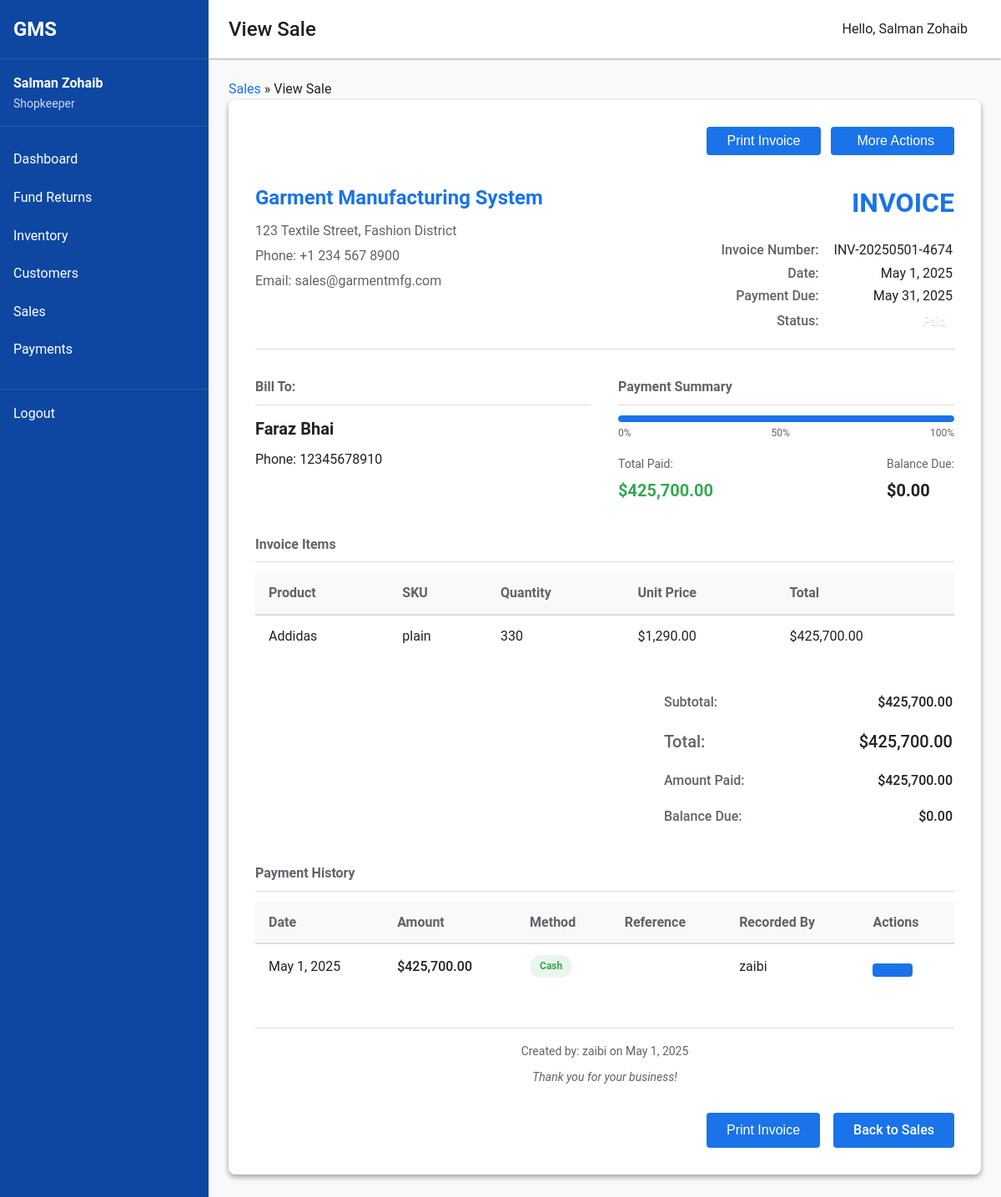
The app's page /shopkeeper/view-sale.php?id=10 (signed in) with its own data.
### tables this page shows
CREATE TABLE `sales` (
  `id` int(11) NOT NULL,
  `invoice_number` varchar(50) NOT NULL,
  `customer_id` int(11) NOT NULL,
  `sale_date` date NOT NULL,
  `total_amount` decimal(10,2) NOT NULL,
  `discount_amount` decimal(10,2) DEFAULT 0.00,
  `tax_amount` decimal(10,2) DEFAULT 0.00,
  `shipping_cost` decimal(10,2) DEFAULT 0.00,
  `net_amount` decimal(10,2) NOT NULL,
  `payment_status` enum('unpaid','partial','paid') DEFAULT 'unpaid',
  `payment_due_date` date DEFAULT NULL,
  `notes` text DEFAULT NULL,
  `created_by` int(11) NOT NULL,
  `created_at` timestamp NULL DEFAULT current_timestamp(),
  `updated_at` timestamp NULL DEFAULT current_timestamp() ON UPDATE current_timestamp()
);

CREATE TABLE `customers` (
  `id` int(11) NOT NULL,
  `name` varchar(100) NOT NULL,
  `contact_person` varchar(100) DEFAULT NULL,
  `phone` varchar(20) DEFAULT NULL,
  `email` varchar(100) DEFAULT NULL,
  `address` text DEFAULT NULL,
  `created_by` int(11) NOT NULL,
  `created_at` timestamp NULL DEFAULT current_timestamp(),
  `updated_at` timestamp NULL DEFAULT current_timestamp() ON UPDATE current_timestamp()
);

CREATE TABLE `payments` (
  `id` int(11) NOT NULL,
  `sale_id` int(11) NOT NULL,
  `amount` decimal(10,2) NOT NULL,
  `payment_date` date NOT NULL,
  `payment_method` enum('cash','bank_transfer','check','other') NOT NULL,
  `reference_number` varchar(50) DEFAULT NULL,
  `notes` text DEFAULT NULL,
  `recorded_by` int(11) NOT NULL,
  `created_at` timestamp NULL DEFAULT current_timestamp()
);

CREATE TABLE `sale_items` (
  `id` int(11) NOT NULL,
  `sale_id` int(11) NOT NULL,
  `product_id` int(11) NOT NULL,
  `quantity` int(11) NOT NULL,
  `unit_price` decimal(10,2) NOT NULL,
  `total_price` decimal(10,2) NOT NULL
);

CREATE TABLE `products` (
  `id` int(11) NOT NULL,
  `name` varchar(100) NOT NULL,
  `description` text DEFAULT NULL,
  `sku` varchar(50) DEFAULT NULL,
  `category` varchar(50) DEFAULT NULL,
  `created_by` int(11) NOT NULL,
  `created_at` timestamp NULL DEFAULT current_timestamp(),
  `updated_at` timestamp NULL DEFAULT current_timestamp() ON UPDATE current_timestamp()
);

CREATE TABLE `users` (
  `id` int(11) NOT NULL,
  `username` varchar(50) NOT NULL,
  `password` varchar(255) NOT NULL,
  `full_name` varchar(100) NOT NULL,
  `email` varchar(100) NOT NULL,
  `role` enum('owner','incharge','shopkeeper') NOT NULL,
  `phone` varchar(20) DEFAULT NULL,
  `is_active` tinyint(1) DEFAULT 1,
  `created_at` timestamp NULL DEFAULT current_timestamp(),
  `updated_at` timestamp NULL DEFAULT current_timestamp() ON UPDATE current_timestamp()
);

### shopkeeper/view-sale.php (the view, shortened to what this page needs)
<?php
include_once '../includes/header.php';
$database = new Database();
$db = $database->getConnection();
$sale_id = $_GET['id'];
try {
    $query = "SELECT s.*, c.name as customer_name, c.contact_person, c.phone, c.email, c.address,
              u.username as created_by_user
              FROM sales s
              JOIN customers c ON s.customer_id = c.id
              JOIN users u ON s.created_by = u.id
              WHERE s.id = ?";
    $stmt = $db->prepare($query);
    $stmt->bindParam(1, $sale_id);
    $stmt->execute();
    $sale = $stmt->fetch(PDO::FETCH_ASSOC);
    $items_query = "SELECT si.*, p.name as product_name, p.sku
                    FROM sale_items si
                    JOIN products p ON si.product_id = p.id
                    WHERE si.sale_id = ?";
    $items_stmt = $db->prepare($items_query);
    $items_stmt->bindParam(1, $sale_id);
    $items_stmt->execute();
    $items = $items_stmt->fetchAll(PDO::FETCH_ASSOC);
    $payments_query = "SELECT p.*, u.username as recorded_by_user
                      FROM payments p
                      JOIN users u ON p.recorded_by = u.id
                      WHERE p.sale_id = ?
                      ORDER BY p.payment_date DESC";
    $payments_stmt = $db->prepare($payments_query);
    $payments_stmt->bindParam(1, $sale_id);
    $payments_stmt->execute();
    $payments = $payments_stmt->fetchAll(PDO::FETCH_ASSOC);
    $total_paid = array_reduce($payments, function($carry, $payment) {
        return $carry + $payment['amount'];
    }, 0);
    $balance = $sale['net_amount'] - $total_paid;
    $status_class = 'status-' . $sale['payment_status'];
    $today = new DateTime();
    $due_date = new DateTime($sale['payment_due_date']);
    $is_overdue = ($sale['payment_status'] !== 'paid' && $today > $due_date);
} catch(PDOException $e) {
    $_SESSION['error_message'] = "Database error: " . $e->getMessage();
    header('Location: sales.php');
    exit;
}
?>
<div class="breadcrumb">
    <a href="sales.php">Sales</a> &raquo; View Sale
</div>
<div class="invoice-container">
    <div class="invoice-actions-top">
        <button id="printInvoiceBtn" class="button secondary">
            <i class="fas fa-print"></i> Print Invoice
        </button>
        <div class="dropdown">
            <button class="button secondary dropdown-toggle">
                <i class="fas fa-ellipsis-v"></i> More Actions
            </button>
        </div>
    </div>
    <div class="invoice-header">
        <div class="company-info">
            <h2>Garment Manufacturing System</h2>
            <p>123 Textile Street, Fashion District</p>
            <p>Phone: +1 234 567 8900</p>
            <p>Email: sales@garmentmfg.com</p>
        </div>
        <div class="invoice-info">
            <h1>INVOICE</h1>
            <table>
                <tr>
                    <th>Invoice Number:</th>
                    <td><?php echo htmlspecialchars($sale['invoice_number']); ?></td>
                </tr>
                <tr>
                    <th>Date:</th>
                    <td><?php echo date('F j, Y', strtotime($sale['sale_date'])); ?></td>
                </tr>
                <tr>
                    <th>Payment Due:</th>
                    <td class="<?php echo $is_overdue ? 'overdue-date' : ''; ?>">
                        <?php echo date('F j, Y', strtotime($sale['payment_due_date'])); ?>
                    </td>
                </tr>
                <tr>
                    <th>Status:</th>
                    <td>
                        <span class="status-badge <?php echo $status_class; ?>">
                            <?php echo ucfirst($sale['payment_status']); ?>
                        </span>
                    </td>
                </tr>
            </table>
        </div>
    </div>
    <div class="invoice-addresses">
        <div class="billing-address">
            <h3>Bill To:</h3>
            <p class="customer-name"><?php echo htmlspecialchars($sale['customer_name']); ?></p>
            <?php if (!empty($sale['phone'])): ?>
            <p>Phone: <?php echo htmlspecialchars($sale['phone']); ?></p>
            <?php endif; ?>
        </div>
        <div class="payment-summary">
            <h3>Payment Summary</h3>
            <div class="payment-progress">
                <div class="progress-bar">
                    <div class="progress-fill" style="width: <?php echo $sale['net_amount'] > 0 ? ($total_paid / $sale['net_amount'] * 100) : 0; ?>%"></div>
                </div>
                <div class="progress-labels">
                    <span>0%</span>
                    <span>50%</span>
                    <span>100%</span>
                </div>
            </div>
            <div class="payment-stats">
                <div class="payment-stat">
                    <span class="stat-label">Total Paid:</span>
                    <span class="stat-value paid-amount">$<?php echo number_format($total_paid, 2); ?></span>
                </div>
                <div class="payment-stat">
                    <span class="stat-label">Balance Due:</span>
                    <span class="stat-value balance-amount <?php echo $balance > 0 ? 'outstanding' : ''; ?>">
                        $<?php echo number_format($balance, 2); ?>
                    </span>
                </div>
            </div>
        </div>
    </div>
    <div class="invoice-items">
        <h3>Invoice Items</h3>
        <div class="table-responsive">
            <table class="data-table">
                <thead>
                    <tr>
                        <th>Product</th>
                        <th>SKU</th>
                        <th>Quantity</th>
                        <th>Unit Price</th>
                        <th>Total</th>
                    </tr>
                </thead>
                <tbody>
                    <?php foreach($items as $item): ?>
                    <tr>
                        <td><?php echo htmlspecialchars($item['product_name']); ?></td>
                        <td><?php echo htmlspecialchars($item['sku']); ?></td>
                        <td><?php echo $item['quantity']; ?></td>
                        <td>$<?php echo number_format($item['unit_price'], 2); ?></td>
                        <td>$<?php echo number_format($item['total_price'], 2); ?></td>
                    </tr>
                    <?php endforeach; ?>
                </tbody>
            </table>
        </div>
    </div>
    <div class="invoice-summary">
        <div class="summary-table">
            <table>
                <tr>
                    <th>Subtotal:</th>
                    <td>$<?php echo number_format($sale['total_amount'], 2); ?></td>
                </tr>
                <tr class="total-row">
                    <th>Total:</th>
                    <td>$<?php echo number_format($sale['net_amount'], 2); ?></td>
                </tr>
                <tr>
                    <th>Amount Paid:</th>
                    <td>$<?php echo number_format($total_paid, 2); ?></td>
                </tr>
                <tr class="balance-row <?php echo $balance > 0 ? 'outstanding-balance' : ''; ?>">
                    <th>Balance Due:</th>
                    <td>$<?php echo number_format($balance, 2); ?></td>
                </tr>
            </table>
        </div>
    </div>
    <div class="invoice-payments">
        <h3>Payment History</h3>
        <?php if(empty($payments)): ?>
        <div class="empty-state small">
            <div class="empty-state-icon">
                <i class="fas fa-money-bill-wave"></i>
            </div>
            <p>No payments recorded yet.</p>
            <?php if($balance > 0): ?>
            <a href="add-payment.php?sale_id=<?php echo $sale_id; ?>" class="button small">Record First Payment</a>
            <?php endif; ?>
        </div>
        <?php else: ?>
        <div class="table-responsive">
            <table class="data-table">
                <thead>
                                   <tr>
                    <th>Date</th>
                    <th>Amount</th>
                    <th>Method</th>
                    <th>Reference</th>
                    <th>Recorded By</th>
                    <th>Actions</th>
                </tr>
            </thead>
            <tbody>
                <?php foreach($payments as $payment): ?>
                <tr>
                    <td data-label="Date"><?php echo date('M j, Y', strtotime($payment['payment_date'])); ?></td>
                    <td data-label="Amount" class="amount-cell">$<?php echo number_format($payment['amount'], 2); ?></td>
                    <td data-label="Method">
                        <span class="method-badge method-<?php echo strtolower(str_replace('_', '-', $payment['payment_method'])); ?>">
                            <?php echo ucfirst(str_replace('_', ' ', $payment['payment_method'])); ?>
                        </span>
                    </td>
                    <td data-label="Reference"><?php echo htmlspecialchars($payment['reference_number'] ?? '-'); ?></td>
                    <td data-label="Recorded By"><?php echo htmlspecialchars($payment['recorded_by_user']); ?></td>
                    <td>
                        <button class="button small view-payment"
                                data-id="<?php echo $payment['id']; ?>"
                                data-amount="<?php echo number_format($payment['amount'], 2); ?>"
                                data-method="<?php echo htmlspecialchars($payment['payment_method']); ?>"
                                data-reference="<?php echo htmlspecialchars($payment['reference_number'] ?: '-'); ?>"
                                data-date="<?php echo date('M j, Y', strtotime($payment['payment_date'])); ?>"
                                data-notes="<?php echo htmlspecialchars($payment['notes'] ?: ''); ?>"
                                aria-label="View payment details">
                        </button>
                    </td>
                </tr>
                <?php endforeach; ?>
            </tbody>
        </table>
        </div>
        <?php endif; ?>
    </div>
    <div class="invoice-footer">
        <p>Created by: <?php echo htmlspecialchars($sale['created_by_user']); ?> on <?php echo date('F j, Y', strtotime($sale['created_at'])); ?></p>
        <p class="footer-note">Thank you for your business!</p>
    </div>
    <div class="invoice-actions">
        <button id="printInvoiceBtn2" class="button secondary">
            <i class="fas fa-print"></i> Print Invoice
        </button>
        <a href="sales.php" class="button tertiary">
            <i class="fas fa-arrow-left"></i> Back to Sales
        </a>
    </div>
</div>

### assets/css/style.css (style rules this page uses)
:root { --primary: #1a73e8; --primary-dark: #0d47a1; --secondary: #5f6368; --accent: #fbbc04; --success: #34a853; --warning: #fbbc04; --error: #ea4335; --background: #ffffff; --surface: #f8f9fa; --border: #dadce0; --text-primary: #202124; --text-secondary: #5f6368; --font-family: 'Roboto', 'Segoe UI', Arial, sans-serif; --font-size-sm: 0.875rem; --font-size-md: 1rem; --font-size-lg: 1.25rem; --font-size-xl: 1.5rem; --spacing-xs: 0.25rem; --spacing-sm: 0.5rem; --spacing-md: 1rem; --spacing-lg: 1.5rem; --spacing-xl: 2rem; --border-radius-sm: 0.25rem; --border-radius-md: 0.5rem; --border-radius-lg: 1rem; --shadow-sm: 0 1px 3px rgba(0,0,0,0.12), 0 1px 2px rgba(0,0,0,0.24); --shadow-md: 0 3px 6px rgba(0,0,0,0.16), 0 3px 6px rgba(0,0,0,0.23); --shadow-lg: 0 10px 20px rgba(0,0,0,0.19), 0 6px 6px rgba(0,0,0,0.23); }
* { margin: 0; padding: 0; box-sizing: border-box; }
body { font-family: var(--font-family); font-size: var(--font-size-md); color: var(--text-primary); background-color: var(--surface); line-height: 1.6; }
a { color: var(--primary); text-decoration: none; }
button, .button { display: inline-block; background-color: var(--primary); color: white; border: none; padding: var(--spacing-sm) var(--spacing-lg); border-radius: var(--border-radius-sm); cursor: pointer; font-size: var(--font-size-md); font-weight: 500; transition: background-color 0.3s ease; }

### assets/css/dashboard.css (style rules this page uses)
.stat-value { font-size: var(--font-size-xl); font-weight: bold; color: var(--primary); margin-bottom: var(--spacing-xs); }
.stat-label { color: var(--text-secondary); font-size: var(--font-size-sm); }
.data-table { width: 100%; border-collapse: collapse; }
.data-table th, .data-table td { padding: var(--spacing-sm); text-align: left; border-bottom: 1px solid var(--border); }
.data-table th { font-weight: 500; color: var(--text-secondary); background-color: var(--surface); }
.data-table tr:last-child td { border-bottom: none; }
.status-badge { display: inline-block; padding: 2px 8px; border-radius: 12px; font-size: var(--font-size-sm); font-weight: 500; }
.status-badge { display: inline-block; padding: 0.25rem 0.5rem; border-radius: 1rem; font-size: var(--font-size-sm, 0.875rem); font-weight: 500; color: white; text-shadow: 0 1px 1px rgba(0, 0, 0, 0.2); }

### records on screen
sales: invoice_number "INV-20250501-4674", sale_date "May 1, 2025", payment_due_date "May 31, 2025", payment_status "Paid", customer.name "Faraz Bhai", customer.phone "12345678910", net_amount.amount "0.00", total_amount "425,700.00", net_amount "425,700.00", created_by.username "zaibi", created_at "May 1, 2025"
payments: amount "425,700.00", payment_date "May 1, 2025", payment_method "Cash", recorded_by.username "zaibi"
sale_items: product.name "Addidas", product.sku "plain", quantity "330", unit_price "1,290.00", total_price "425,700.00"

### other values on screen
$_SESSION['full_name'] "Salman Zohaib"
$_SESSION['role'] "Shopkeeper"
$page_title "View Sale"
